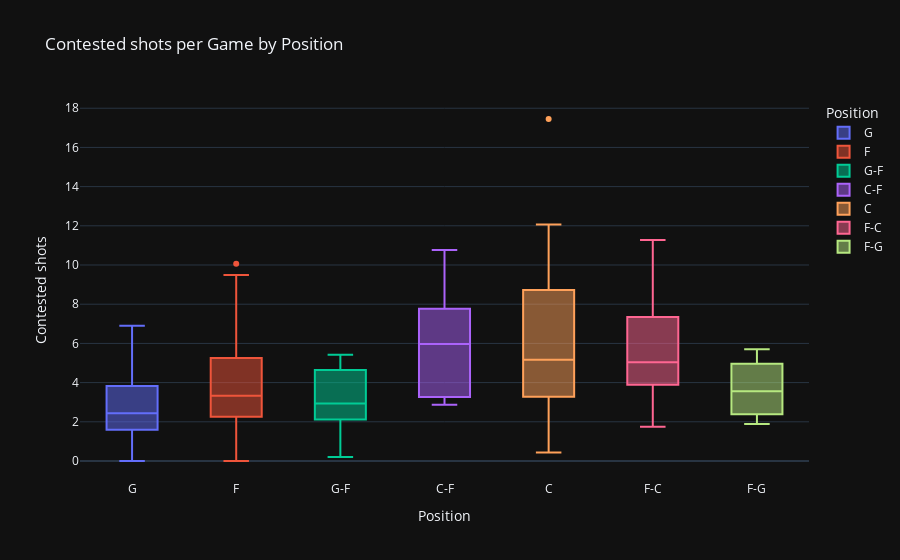

Notebook code for this chart:
### Code cell
px.box(filtered_df,
       x = 'POSITION',
       y = 'CONTESTED_SHOTS',
       color = 'POSITION',
       hover_name='PLAYER_NAME',
       title = 'Contested shots per Game by Position',
       labels = {'CONTESTED_SHOTS':'Contested shots', 'POSITION': 'Position'},
       category_orders = {'Pos':('G', 'G-F', 'F-G', 'F', 'F-C', 'C-F', 'C')},
       template='plotly_dark')

### Figure 1 — Plotly figure (JSON) as saved in the notebook; plotly's stock layout.template omitted (floating-point values rounded to 4 significant figures; data arrays with more than 128 entries replaced by an {"elided": "..."} marker saying what was removed)
{"data": [{"alignmentgroup": "True", "hovertemplate": "<b>%{hovertext}</b><br><br>Position=%{x}<br>Contested shots=%{y}<extra></extra>", "hovertext": {"elided": "208 str values"}, "legendgroup": "G", "marker": {"color": "#636efa"}, "name": "G", "notched": false, "offsetgroup": "G", "orientation": "v", "showlegend": true, "type": "box", "x": {"elided": "208 str values"}, "x0": " ", "xaxis": "x", "y": {"elided": "208 float values"}, "y0": " ", "yaxis": "y"}, {"alignmentgroup": "True", "hovertemplate": "<b>%{hovertext}</b><br><br>Position=%{x}<br>Contested shots=%{y}<extra></extra>", "hovertext": {"elided": "157 str values"}, "legendgroup": "F", "marker": {"color": "#EF553B"}, "name": "F", "notched": false, "offsetgroup": "F", "orientation": "v", "showlegend": true, "type": "box", "x": {"elided": "157 str values"}, "x0": " ", "xaxis": "x", "y": {"elided": "157 float values"}, "y0": " ", "yaxis": "y"}, {"alignmentgroup": "True", "hovertemplate": "<b>%{hovertext}</b><br><br>Position=%{x}<br>Contested shots=%{y}<extra></extra>", "hovertext": ["Aaron Nesmith", "Amir Coffey", "Andre Iguodala", "Andrew Nembhard", "Ben Simmons", "Bennedict Mathurin", "Bruce Brown", "Damion Lee", "DeMar DeRozan", "Devin Vassell", "Dillon Brooks", "Dylan Windler", "Evan Fournier", "Furkan Korkmaz", "Garrett Temple", "Gary Trent Jr.", "Jalen Williams", "Jarrett Culver", "Jaylen Brown", "Joe Harris", "Joe Wieskamp", "Justin Champagnie", "Kenrich Williams", "Kevin Huerter", "Kevin Porter Jr.", "Lonnie Walker IV", "Matisse Thybulle", "Max Strus", "Mikal Bridges", "Nicolas Batum", "PJ Dozier", "Reggie Bullock", "Romeo Langford", "Shake Milton", "Sterling Brown", "Svi Mykhailiuk", "Terance Mann", "Terrence Ross", "Theo Pinson", "Tim Hardaway Jr.", "Troy Brown Jr.", "Ty Jerome", "Yuta Watanabe"], "legendgroup": "G-F", "marker": {"color": "#00cc96"}, "name": "G-F", "notched": false, "offsetgroup": "G-F", "orientation": "v", "showlegend": true, "type": "box", "x": ["G-F", "G-F", "G-F", "G-F", "G-F", "G-F", "G-F", "G-F", "G-F", "G-F", "G-F", "G-F", "G-F", "G-F", "G-F", "G-F", "G-F", "G-F", "G-F", "G-F", "G-F", "G-F", "G-F", "G-F", "G-F", "G-F", "G-F", "G-F", "G-F", "G-F", "G-F", "G-F", "G-F", "G-F", "G-F", "G-F", "G-F", "G-F", "G-F", "G-F", "G-F", "G-F", "G-F"], "x0": " ", "xaxis": "x", "y": [5.42, 1.52, 2.75, 3.6, 3.88, 2.99, 5.03, 2.54, 4.85, 3.45, 3.84, 0.67, 2.07, 0.92, 0.88, 2.26, 4.73, 2.9, 5.06, 3.91, 1.11, 0.2, 3.66, 4.93, 4.93, 4.34, 1.89, 4.79, 5.33, 4.76, 0.69, 2.94, 2.67, 2.26, 0.25, 2.34, 2.9, 2.87, 0.95, 3.94, 4.74, 2.36, 4.36], "y0": " ", "yaxis": "y"}, {"alignmentgroup": "True", "hovertemplate": "<b>%{hovertext}</b><br><br>Position=%{x}<br>Contested shots=%{y}<extra></extra>", "hovertext": ["Al Horford", "Bam Adebayo", "Bol Bol", "Charles Bassey", "Goga Bitadze", "Isaiah Hartenstein", "JaVale McGee", "Jaxson Hayes", "Joel Embiid", "Kai Jones", "Karl-Anthony Towns", "Luke Kornet", "Mitchell Robinson", "Myles Turner", "Naz Reid", "Robert Williams III", "Thomas Bryant", "Udoka Azubuike", "Wendell Carter Jr.", "Willy Hernangomez"], "legendgroup": "C-F", "marker": {"color": "#ab63fa"}, "name": "C-F", "notched": false, "offsetgroup": "C-F", "orientation": "v", "showlegend": true, "type": "box", "x": ["C-F", "C-F", "C-F", "C-F", "C-F", "C-F", "C-F", "C-F", "C-F", "C-F", "C-F", "C-F", "C-F", "C-F", "C-F", "C-F", "C-F", "C-F", "C-F", "C-F"], "x0": " ", "xaxis": "x", "y": [10.1, 7.41, 5.99, 3.66, 3.32, 5.94, 2.88, 3.21, 10.23, 3, 7.83, 5.3, 8.81, 10.76, 5.88, 7.31, 6.07, 3.11, 7.7, 2.87], "y0": " ", "yaxis": "y"}, {"alignmentgroup": "True", "hovertemplate": "<b>%{hovertext}</b><br><br>Position=%{x}<br>Contested shots=%{y}<extra></extra>", "hovertext": ["Alex Len", "Alperen Sengun", "Andre Drummond", "Bismack Biyombo", "Boban Marjanovic", "Brook Lopez", "Chance Comanche", "Christian Koloko", "Clint Capela", "Damian Jones", "Day'Ron Sharpe", "DeAndre Jordan", "Deandre Ayton", "Dewayne Dedmon", "Evan Mobley", "Gorgui Dieng", "Ivica Zubac", "Jakob Poeltl", "Jalen Duren", "James Wiseman", "Jarrett Allen", "Jay Huff", "Jericho Sims", "Jock Landale", "Jonas Valanciunas", "Jusuf Nurkic", "Khem Birch", "Luka Garza", "Mark Williams", "Marko Simonovic", "Mfiondu Kabengele", "Micah Potter", "Mo Bamba", "Moses Brown", "Neemias Queta", "Nic Claxton", "Nick Richards", "Nikola Jokic", "Nikola Vucevic", "Olivier Sarr", "Omer Yurtseven", "Orlando Robinson", "Robin Lopez", "Rudy Gobert", "Steven Adams", "Vernon Carey Jr.", "Walker Kessler"], "legendgroup": "C", "marker": {"color": "#FFA15A"}, "name": "C", "notched": false, "offsetgroup": "C", "orientation": "v", "showlegend": true, "type": "box", "x": ["C", "C", "C", "C", "C", "C", "C", "C", "C", "C", "C", "C", "C", "C", "C", "C", "C", "C", "C", "C", "C", "C", "C", "C", "C", "C", "C", "C", "C", "C", "C", "C", "C", "C", "C", "C", "C", "C", "C", "C", "C", "C", "C", "C", "C", "C", "C"], "x0": " ", "xaxis": "x", "y": [2.77, 8.37, 3.76, 5.7, 1.32, 17.45, 3, 5.36, 9.18, 4.07, 4.29, 3.41, 9.58, 3.53, 11.34, 3.23, 11.43, 9.35, 8.04, 6.76, 11.12, 5.71, 5.08, 5.16, 6.63, 8.94, 2.95, 2.71, 6.72, 0.43, 3, 2, 5.12, 3.53, 1.4, 12.07, 6.4, 8.49, 8.2, 4.56, 2.44, 3.68, 3.43, 10.11, 8.81, 0.91, 10.81], "y0": " ", "yaxis": "y"}, {"alignmentgroup": "True", "hovertemplate": "<b>%{hovertext}</b><br><br>Position=%{x}<br>Contested shots=%{y}<extra></extra>", "hovertext": ["Anthony Davis", "Bruno Fernando", "Chimezie Metu", "Chris Boucher", "Cody Zeller", "Daniel Gafford", "Daniel Theis", "Dario Saric", "Dean Wade", "Domantas Sabonis", "Drew Eubanks", "Dwight Powell", "Frank Kaminsky", "Isaiah Stewart", "JaMychal Green", "Jalen McDaniels", "Jalen Smith", "Jaren Jackson Jr.", "John Collins", "Julius Randle", "Kelly Olynyk", "Kevin Love", "Kristaps Porzingis", "Larry Nance Jr.", "Lauri Markkanen", "Mason Plumlee", "Meyers Leonard", "Mike Muscala", "Montrezl Harrell", "Moritz Wagner", "Nathan Knight", "Onyeka Okongwu", "Sandro Mamukelashvili", "Santi Aldama", "Zach Collins", "Zeke Nnaji"], "legendgroup": "F-C", "marker": {"color": "#FF6692"}, "name": "F-C", "notched": false, "offsetgroup": "F-C", "orientation": "v", "showlegend": true, "type": "box", "x": ["F-C", "F-C", "F-C", "F-C", "F-C", "F-C", "F-C", "F-C", "F-C", "F-C", "F-C", "F-C", "F-C", "F-C", "F-C", "F-C", "F-C", "F-C", "F-C", "F-C", "F-C", "F-C", "F-C", "F-C", "F-C", "F-C", "F-C", "F-C", "F-C", "F-C", "F-C", "F-C", "F-C", "F-C", "F-C", "F-C"], "x0": " ", "xaxis": "x", "y": [10.59, 3.33, 3.35, 4.68, 3.93, 7.27, 4.43, 3.23, 4.57, 9.49, 6.17, 7.43, 1.75, 10.8, 3.32, 4.91, 6.09, 10.84, 8.82, 5.77, 6.93, 2.97, 11.28, 3.86, 7.26, 5.99, 5.11, 4.97, 3.95, 4.16, 2.42, 8.11, 3.91, 6.49, 10.14, 3.79], "y0": " ", "yaxis": "y"}, {"alignmentgroup": "True", "hovertemplate": "<b>%{hovertext}</b><br><br>Position=%{x}<br>Contested shots=%{y}<extra></extra>", "hovertext": ["Cam Reddish", "Danuel House Jr.", "De'Andre Hunter", "Isaac Okoro", "Jayson Tatum", "Joe Ingles", "Justin Holiday", "Justise Winslow", "KZ Okpala", "Keldon Johnson", "Kelly Oubre Jr.", "Kyle Anderson", "Luka Doncic", "Nassir Little", "Oshae Brissett", "RJ Barrett", "Rudy Gay", "Stanley Johnson"], "legendgroup": "F-G", "marker": {"color": "#B6E880"}, "name": "F-G", "notched": false, "offsetgroup": "F-G", "orientation": "v", "showlegend": true, "type": "box", "x": ["F-G", "F-G", "F-G", "F-G", "F-G", "F-G", "F-G", "F-G", "F-G", "F-G", "F-G", "F-G", "F-G", "F-G", "F-G", "F-G", "F-G", "F-G"], "x0": " ", "xaxis": "x", "y": [4.95, 2.38, 5.7, 3.59, 5.16, 2.33, 2.7, 3.52, 1.89, 4.37, 4.02, 4.96, 5.03, 3.54, 2.03, 5.32, 2.36, 2.6], "y0": " ", "yaxis": "y"}], "layout": {"boxmode": "overlay", "legend": {"title": {"text": "Position"}, "tracegroupgap": 0}, "title": {"text": "Contested shots per Game by Position"}, "xaxis": {"anchor": "y", "categoryarray": ["G", "F", "G-F", "C-F", "C", null, "F-C", "F-G"], "categoryorder": "array", "domain": [0, 1], "title": {"text": "Position"}}, "yaxis": {"anchor": "x", "domain": [0, 1], "title": {"text": "Contested shots"}}}}
